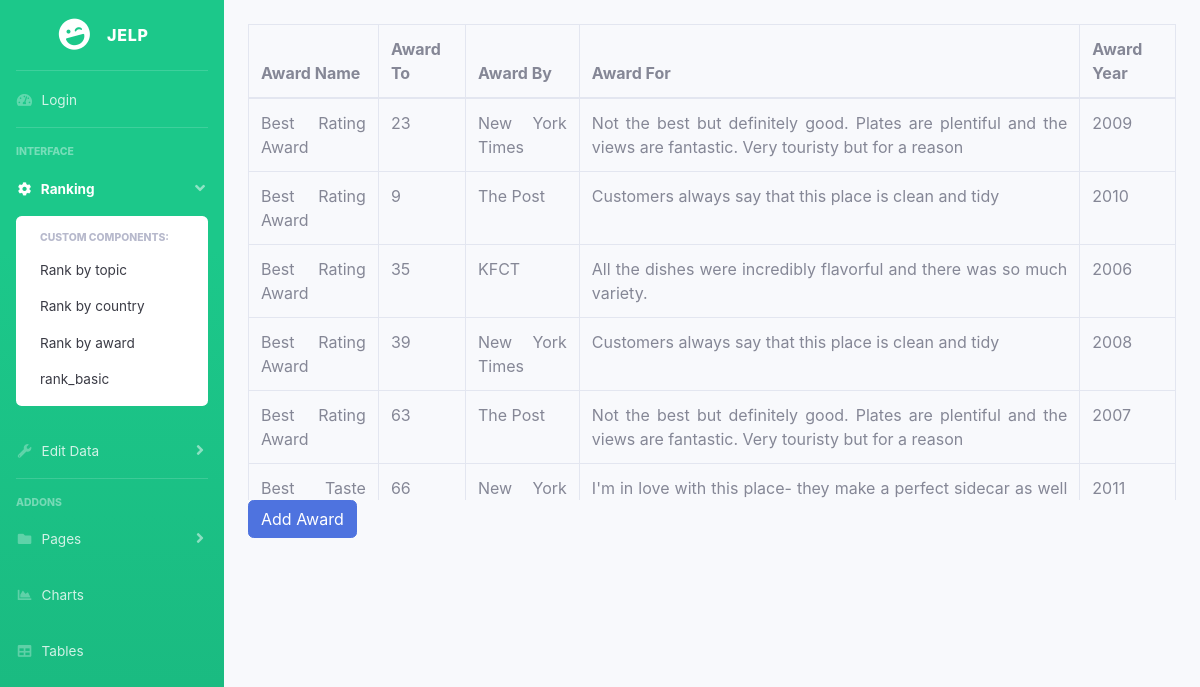
/bootstrap/award_edit_all.php, run on an earlier commit of the app's database.
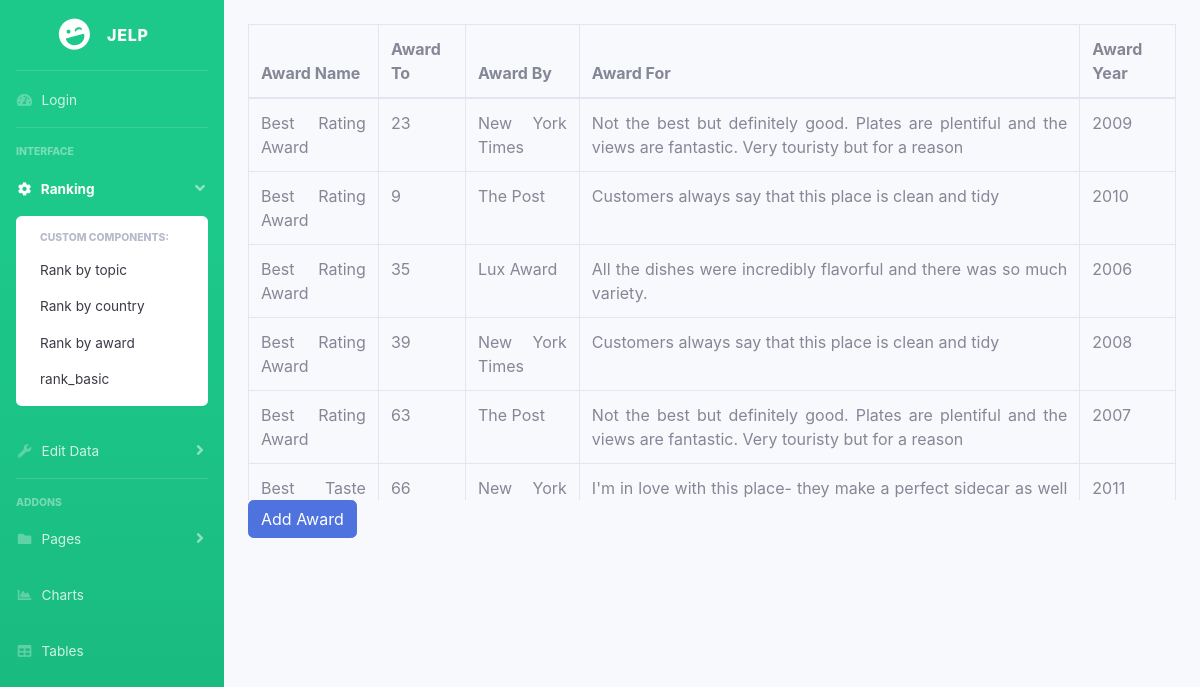
And on a later commit of the database.
### tables this page shows
CREATE TABLE award(
    award_id int(11) AUTO_INCREMENT,
    award_name varchar(128) NOT NULL,
    rest_id int(11) NOT NULL,
    award_by varchar(100) NOT NULL,
    award_for varchar(255), 
    award_year int(10), 
    PRIMARY KEY(award_id),
    foreign key (rest_id) REFERENCES restaurant (rest_id)
);

### bootstrap/award_edit_all.php (the view, shortened to what this page needs)
<?php include("sidebar.php") ?>
<body>
  <?php
  require_once "login-config.php";
  $sql = "
SELECT * FROM award
ORDER BY award_id DESC";
  $res = mysqli_query($link, $sql);
  if ($res) {
    echo "<div class='container scrolldiv'>
  <div class='card-body scroll1'>
  <div class='table-responsive'>
  <table class='table table-bordered'>
  <thead>
    <tr>
      <th scope='col'>Award Name</th>
      <th scope='col'>Award To</th>
      <th scope='col'>Award By</th>
      <th scope='col'>Award For</th>
      <th scope='col'>Award Year</th>
    </tr>
  </thead>
  <tbody>";
    while ($row = mysqli_fetch_assoc($res)) {
      $award_name = $row['award_name'];
      $award_by = $row['award_by'];
      $award_for = $row['award_for'];
      $award_to = $row['rest_id'];
      $award_year = $row['award_year'];
      echo "<tr>";
      echo "<td>" . $award_name . "</td>";
      echo "<td>" . $award_to . "</td>";
      echo "<td>" . $award_by . "</td>";
      echo "<td>" . $award_for . "</td>";
      echo "<td>" . $award_year . "</td>";
      echo "</tr>";
    }
    echo "</tbody>";
    echo "</table>";
    echo "</div></div></div>";
  } else {
    printf("Could not retrieve records. %s\n", mysqli_error($link));
  }
  ?>
</body>
</html>

What changed in the data, as far as the page shows it:
changed award "All the dishes were incredibly flavorful and there was so much variety.": award_by "KFCT" → "Lux Award"
